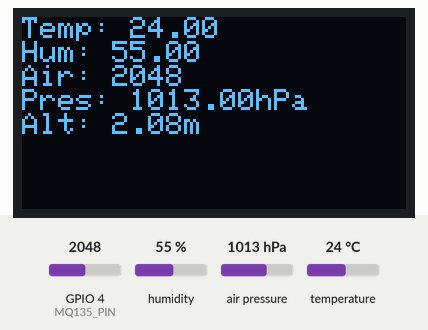
This sketch was run on a simulated ESP32. Parts: 128×64 one-colour display. The inputs (shaded band) are chosen by the test bench; at power-on: humidity 55 %, air pressure 1013 hPa, GPIO 4 (MQ135_PIN) = 2048, temperature 24 °C. WiFi joins after 1.5 s; servers stay silent unless stated; the local clock reads 2024-03-15 10:24:30 at power-on unless the sketch sets it; what the sketch prints to the serial monitor is not drawn.

Above: at 3.8 s.
3.9 s: humidity set to 22 %
At 7.2 s:
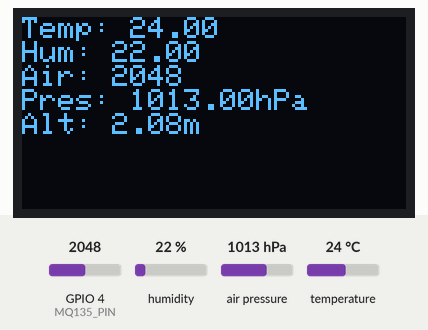
7.9 s: air pressure set to 952 hPa
At 8.9 s:
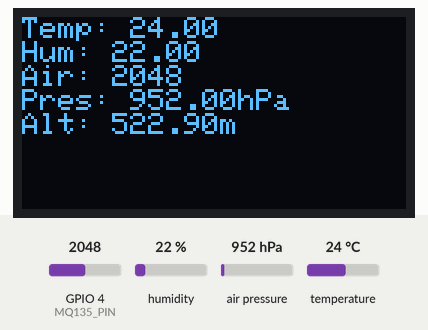
9.4 s: GPIO 4 (MQ135_PIN) set to 2866
At 12.3 s:
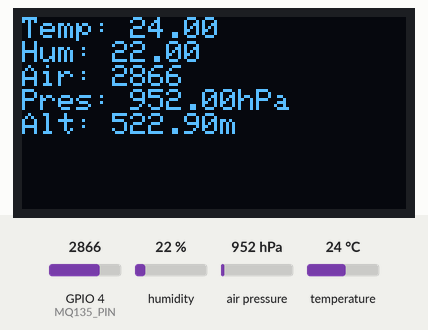
12.6 s: temperature set to 12 °C
At 13.3 s:
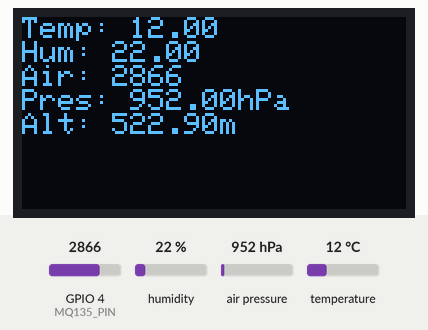
14.2 s: air pressure set to 975 hPa
At 15.1 s:
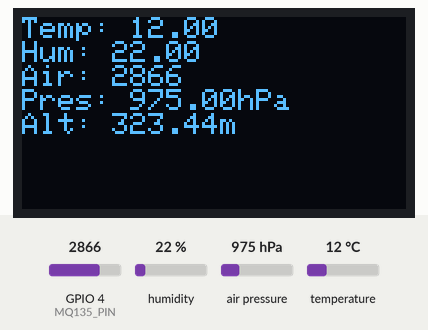
15.8 s: GPIO 4 (MQ135_PIN) set to 3972
At 18.7 s:
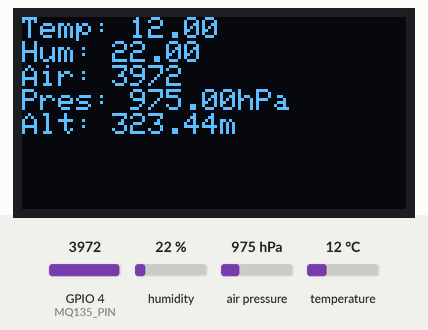
Timing chart, 0 to 19.9 s (numbered marks = the images above; inputs shaded):
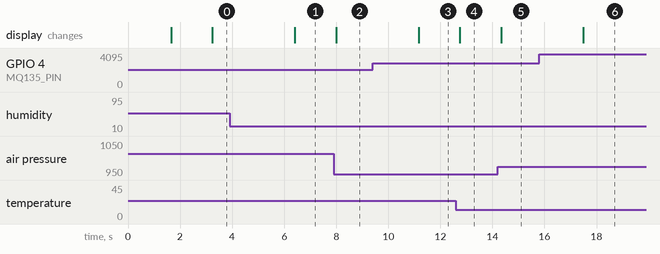

Measured:
- after the input at 3.9 s, the display: changes after 2.5 s (image 1)
- after the input at 7.9 s, the display: changes after 0.09 s (image 2)
- after the input at 9.4 s, the display: changes after 1.8 s (image 3)
- after the input at 12.6 s, the display: changes after 0.15 s (image 4)
- after the input at 14.2 s, the display: changes after 0.13 s (image 5)
- after the input at 15.8 s, the display: changes after 1.7 s (image 6)

The sketch:

finalwithpressure1.ino
```cpp
// Firebase + MQ135 + DHT22 + BMP180 + OLED (ESP32)
#include <WiFi.h>
#include <Firebase_ESP_Client.h>
#include <addons/TokenHelper.h>
#include <addons/RTDBHelper.h>
#include <DHT.h>
#include <Wire.h>
#include <Adafruit_GFX.h>
#include <Adafruit_SSD1306.h>
#include <Adafruit_BMP085.h>
#include <time.h>

#define WIFI_SSID "YOUR_WIFI"
#define WIFI_PASSWORD "YOUR_PASSWORD"

#define MQ135_PIN 4
#define DHT_PIN 15
#define DHT_TYPE DHT22

#define SCREEN_WIDTH 128
#define SCREEN_HEIGHT 64
#define OLED_RESET -1

#define API_KEY "GENERATE_KEY"
#define DATABASE_URL "URL"
#define USER_EMAIL "YOUR_EMAIL"
#define USER_PASSWORD "YOUR_PASSWORD"

FirebaseData fbdo;
FirebaseAuth auth;
FirebaseConfig config;

unsigned long sendDataPrevMillis = 0;
const unsigned long firebaseInterval = 60000;

DHT dht(DHT_PIN, DHT_TYPE);
Adafruit_SSD1306 display(SCREEN_WIDTH, SCREEN_HEIGHT, &Wire, OLED_RESET);
Adafruit_BMP085 bmp;
bool hasBMP = false;

int safeAnalogRead(uint8_t pin) {
  WiFi.mode(WIFI_OFF);
  delay(50);
  int val = analogRead(pin);
  WiFi.mode(WIFI_STA);
  WiFi.begin(WIFI_SSID, WIFI_PASSWORD);
  while (WiFi.status() != WL_CONNECTED) delay(100);
  return val;
}

int readAirQuality() {
  return safeAnalogRead(MQ135_PIN);
}

String getFormattedTime() {
  time_t now;
  struct tm timeinfo;
  if (!getLocalTime(&timeinfo)) return "Unknown";
  char buf[30];
  strftime(buf, sizeof(buf), "%Y-%m-%d %H:%M:%S", &timeinfo);
  return String(buf);
}

String getFirebaseSafeTimestamp() {
  time_t now;
  struct tm timeinfo;
  if (!getLocalTime(&timeinfo)) return "unknown_time";
  char buf[30];
  strftime(buf, sizeof(buf), "%Y-%m-%d_%H-%M-%S", &timeinfo);
  return String(buf);
}

void setup() {
  Serial.begin(115200);
  delay(100);

  WiFi.begin(WIFI_SSID, WIFI_PASSWORD);
  Serial.print("Connecting to WiFi");
  while (WiFi.status() != WL_CONNECTED) {
    Serial.print(".");
    delay(500);
  }
  Serial.println("\nConnected!");
  Serial.println(WiFi.localIP());

  config.api_key = API_KEY;
  config.database_url = DATABASE_URL;
  auth.user.email = USER_EMAIL;
  auth.user.password = USER_PASSWORD;
  config.token_status_callback = tokenStatusCallback;

  Firebase.begin(&config, &auth);
  Firebase.reconnectWiFi(true);

  configTime(19800, 0, "pool.ntp.org", "time.nist.gov"); // IST timezone

  pinMode(MQ135_PIN, INPUT);
  dht.begin();

  Wire.begin(21, 22);
  if (!display.begin(SSD1306_SWITCHCAPVCC, 0x3C)) {
    Serial.println(F("OLED not detected. Continuing without display."));
  } else {
    display.clearDisplay();
    display.setTextSize(1);
    display.setTextColor(SSD1306_WHITE);
    display.setCursor(0, 0);
    display.println("Display initialized");
    display.display();
  }

  if (bmp.begin()) {
    Serial.println("BMP180 detected.");
    hasBMP = true;
  } else {
    Serial.println("BMP180 not detected.");
  }
}

void loop() {
  int airQuality = readAirQuality();
  Serial.print("Air Quality: ");
  Serial.println(airQuality);

  float temperature = dht.readTemperature();
  float humidity = dht.readHumidity();
  float pressure = NAN;
  float altitude = NAN;

  if (!isnan(temperature) && !isnan(humidity)) {
    Serial.print("Temp: "); Serial.println(temperature);
    Serial.print("Humidity: "); Serial.println(humidity);
  }

  if (hasBMP) {
    long pressureRaw = bmp.readPressure();
    if (pressureRaw > 0) {
      pressure = pressureRaw / 100.0F;  // Convert Pa to hPa
      altitude = bmp.readAltitude(1013.25);  // Sea level pressure (adjust as needed)
      Serial.print("Pressure: "); Serial.println(pressure);
      Serial.print("Altitude: "); Serial.println(altitude);
    } else {
      Serial.println("Failed to read pressure from BMP180");
    }
  }

  if (WiFi.status() == WL_CONNECTED && Firebase.ready() && (millis() - sendDataPrevMillis >= firebaseInterval)) {
    sendDataPrevMillis = millis();

    FirebaseJson json;
    json.set("air_quality", airQuality);
    json.set("timestamp", getFormattedTime());

    if (!isnan(temperature)) json.set("iiit_temperature", temperature);
    if (!isnan(humidity)) json.set("iiit_humidity", humidity);
    if (!isnan(pressure)) json.set("iiit_pressure", pressure);
    if (!isnan(altitude)) json.set("iiit_altitude", altitude);

    String timestampPath = getFirebaseSafeTimestamp();
    String fullPath = "/test/readings/" + timestampPath;

    Serial.println("Uploading to Firebase...");
    if (Firebase.RTDB.setJSON(&fbdo, fullPath.c_str(), &json)) {
      Serial.println("Data sent successfully to " + fullPath);
    } else {
      Serial.print("Firebase error: ");
      Serial.println(fbdo.errorReason());
    }
  }

  // OLED Display update
  if (!isnan(temperature) && !isnan(humidity)) {
    display.clearDisplay();
    display.setCursor(0, 0);
    display.setTextSize(1);
    display.print("Temp: "); display.println(temperature);
    display.print("Hum: "); display.println(humidity);
    display.print("Air: "); display.println(airQuality);
    if (!isnan(pressure)) {
      display.print("Pres: "); display.print(pressure); display.println("hPa");
    }
    if (!isnan(altitude) && altitude > -1000 && altitude < 10000) {
      display.print("Alt: "); display.print(altitude); display.println("m");
    }
    display.display();
  }
}
```
